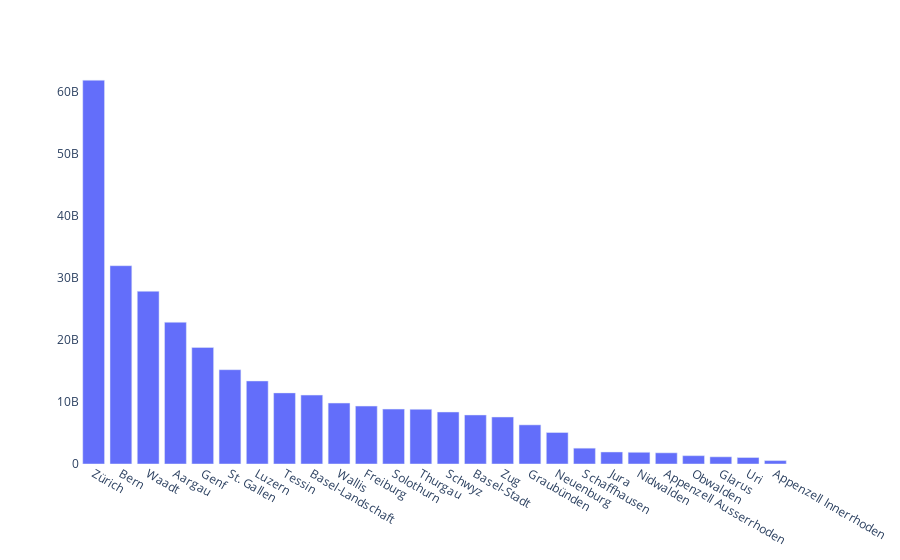

The code cell stored with this chart in its notebook:
### Markdown cell above
With this, we can look at the total taxable income in each canton, but it is a bit unordered and we don't see a quick message.
That's why in the next chart, we will try sorting:

### Code cell
fig = px.bar(x=df.sort_values(by='taxable_income_chf',ascending=False).canton,
             y=df.sort_values(by='taxable_income_chf',ascending=False).taxable_income_chf)
layout_helper(fig).show()

### Figure 1 — Plotly figure (JSON) as saved in the notebook; plotly's stock layout.template omitted (floating-point values rounded to 4 significant figures)
{"data": [{"alignmentgroup": "True", "hovertemplate": "x=%{x}<br>y=%{y}<extra></extra>", "legendgroup": "", "marker": {"color": "#636efa", "pattern": {"shape": ""}}, "name": "", "offsetgroup": "", "orientation": "v", "showlegend": false, "textposition": "auto", "type": "bar", "x": ["Zürich", "Bern", "Waadt", "Aargau", "Genf", "St. Gallen", "Luzern", "Tessin", "Basel-Landschaft", "Wallis", "Freiburg", "Solothurn", "Thurgau", "Schwyz", "Basel-Stadt", "Zug", "Graubünden", "Neuenburg", "Schaffhausen", "Jura", "Nidwalden", "Appenzell Ausserrhoden", "Obwalden", "Glarus", "Uri", "Appenzell Innerrhoden"], "xaxis": "x", "y": [61872000000, 31970000000, 27848000000, 22852000000, 18788000000, 15202000000, 13385000000, 11463000000, 11109000000, 9822000000, 9338000000, 8848000000, 8812000000, 8381000000, 7904000000, 7575000000, 6307000000, 5077000000, 2551000000, 1936000000, 1887000000, 1803000000, 1341000000, 1157000000, 1046000000, 551000000], "yaxis": "y"}], "layout": {"autosize": true, "barmode": "relative", "legend": {"tracegroupgap": 0}, "margin": {"t": 60}, "paper_bgcolor": "rgba(0, 0, 0, 0)", "plot_bgcolor": "rgba(0, 0, 0, 0)", "xaxis": {"anchor": "y", "autorange": true, "domain": [0, 1], "range": [-0.5, 25.5], "showgrid": false, "title": {}, "type": "category"}, "yaxis": {"anchor": "x", "autorange": true, "domain": [0, 1], "range": [0, 65130000000.0], "showgrid": false, "title": {}, "type": "linear"}}}
